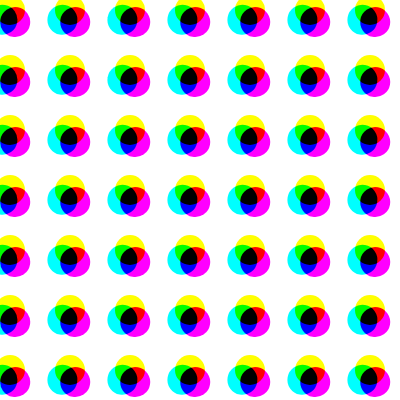
Frame 1 (no input)
Frame 60 (no input): identical to frame 1, image omitted
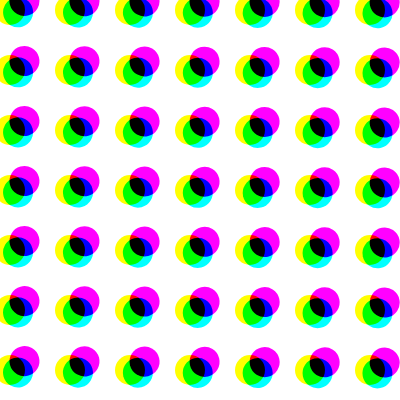
Frame 120 (the mouse pressed at the canvas centre since frame 60)

The p5.js sketch that drew these frames (run headless with seeded random() and noise() and a simulated clock; from frame 60 on, the mouse is pressed at the canvas centre):

// p5.js sketch
// ── sketch.js
var yellow;
var cyan;
var magenta;
var mov = 10;
let form = 0;

function setup() {
  createCanvas(400, 400);
  //form = int(random(3));
}

function draw() {
  background(255);
  

  for (var x = 5; x < 400; x = x + 60) {
    for (var y = 5; y < 400; y = y + 60) {
      push();
      translate(x, y);
      drawYellow();
      drawCyan();
      drawMagenta();

      pop();
    }
  }
}
  
function drawYellow() {
  blendMode(DIFFERENCE);
  noStroke();
  fill(0, 0, 255);
  ellipse(5, 5, 30, 30);
}

function drawCyan() {
  translate(0, 0);
  rotate(radians(mov));

  if (mouseIsPressed) {
    mov += 0.1;
  }

  noStroke();
  fill(255, 0, 0);
  ellipse(0, 15, 30, 30);
}

function drawMagenta() {
  noStroke();
  fill(0, 255, 0);
  ellipse(13, 15, 30, 30);
}
